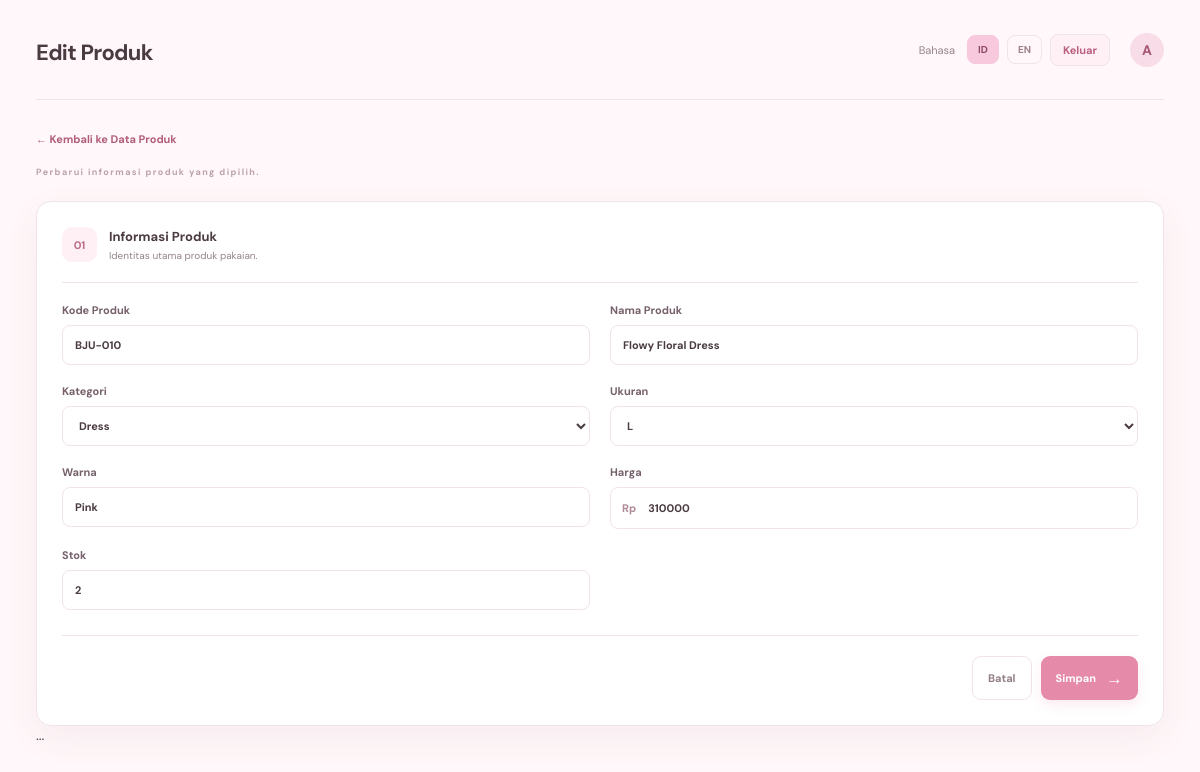
The page /edit.php?id=21 (signed in) on the database its author committed.
### tables this page shows
CREATE TABLE `produk` (
  `id` int(11) NOT NULL,
  `kode` varchar(20) NOT NULL,
  `nama` varchar(100) NOT NULL,
  `kategori` varchar(50) NOT NULL,
  `ukuran` varchar(10) NOT NULL,
  `warna` varchar(30) NOT NULL,
  `harga` int(11) NOT NULL,
  `stok` int(11) NOT NULL DEFAULT 0,
  `foto` varchar(255) DEFAULT NULL,
  `created_at` timestamp NOT NULL DEFAULT current_timestamp()
);

### includes/bahasa.php (called while the page is built, shortened)
<?php
function t($key) {
    global $kamus;
    $lang = $_SESSION["lang"] ?? "id";
    return $kamus[$lang][$key] ?? $key;
}
function e($value) {
    return htmlspecialchars((string)$value, ENT_QUOTES, "UTF-8");
}
function category_label($category) {
    $keys = ["Kemeja"=>"cat_shirt", "Dress"=>"cat_dress", "Kaos"=>"cat_tshirt", "Rok"=>"cat_skirt", "Celana"=>"cat_pants", "Hijab"=>"cat_hijab"];
    return isset($keys[$category]) ? t($keys[$category]) : $category;
}
function size_label($size) {
    return $size === "All Size" ? t("size_all") : $size;
}

### edit.php (the view, shortened to what this page needs)
<?php
require_once "includes/bahasa.php";
require_once "config/koneksi.php";
$id = filter_input(INPUT_GET, "id", FILTER_VALIDATE_INT);
$stmt = $pdo->prepare("SELECT * FROM produk WHERE id = :id");
$stmt->execute([":id" => $id]);
$produk_lama = $stmt->fetch();
$kategori_list = ["Kemeja", "Dress", "Kaos", "Rok", "Celana", "Hijab"];
$ukuran_list = ["S", "M", "L", "XL", "XXL", "All Size"];
$data = [
    "kode" => $produk_lama["kode"],
    "nama" => $produk_lama["nama"],
    "kategori" => $produk_lama["kategori"],
    "ukuran" => $produk_lama["ukuran"],
    "warna" => $produk_lama["warna"],
    "harga" => $produk_lama["harga"],
    "stok" => $produk_lama["stok"]
];
require "includes/header.php";
?>
<div class="form-page-head">
    <a class="back-link" href="index.php">← <?= e(t("back_to_products")) ?></a>
    <p class="muted"><?= e(t("update_intro")) ?></p>
</div>
<div class="panel form-panel">
    <form method="POST" class="product-form">
        <div class="form-section-title">
            <span>01</span>
            <div>
                <strong><?= e(t("form_section")) ?></strong>
                <small><?= e(t("form_section_desc")) ?></small>
            </div>
        </div>
        <div class="form-grid">
            <label>
                <?= e(t("code")) ?>
                <input name="kode" required maxlength="20"
                       value="<?= e($data["kode"]) ?>">
            </label>
            <label>
                <?= e(t("name")) ?>
                <input name="nama" required maxlength="100"
                       value="<?= e($data["nama"]) ?>">
            </label>
            <label>
                <?= e(t("category")) ?>
                <select name="kategori" required>
                    <?php foreach ($kategori_list as $x): ?>
                        <option <?= $data["kategori"] === $x ? "selected" : "" ?>
                                value="<?= e($x) ?>">
                            <?= e(category_label($x)) ?>
                        </option>
                    <?php endforeach; ?>
                </select>
            </label>
            <label>
                <?= e(t("size")) ?>
                <select name="ukuran" required>
                    <?php foreach ($ukuran_list as $x): ?>
                        <option <?= $data["ukuran"] === $x ? "selected" : "" ?>
                                value="<?= e($x) ?>">
                            <?= e(size_label($x)) ?>
                        </option>
                    <?php endforeach; ?>
                </select>
            </label>
            <label>
                <?= e(t("color")) ?>
                <input name="warna" required maxlength="30"
                       value="<?= e($data["warna"]) ?>">
            </label>
            <label>
                <?= e(t("price")) ?>
                <div class="input-prefix">
                    <span><?= e(t("currency")) ?></span>
                    <input type="number" name="harga" min="0" step="1"
                           required value="<?= e($data["harga"]) ?>">
                </div>
            </label>
            <label>
                <?= e(t("stock")) ?>
                <input type="number" name="stok" min="0" step="1"
                       required value="<?= e($data["stok"]) ?>">
            </label>
        </div>
        <div class="form-actions">
            <a class="btn btn-ghost" href="index.php">
                <?= e(t("cancel")) ?>
            </a>
            <button class="btn btn-primary" type="submit">
                <?= e(t("save")) ?> <span>→</span>
            </button>
        </div>
    </form>
</div>
<?php require "includes/footer.php"; ?>

### assets/style.css (style rules this page uses)
:root { --bg:#FFF7F9;--pink:#F8C8DC;--accent:#E58AA8;--accent-dark:#cc6689;--text:#4A3B42;--muted:#95838b;--white:#FFFFFF;--line:#F1E3E8;--green:#4f9478;--red:#c85c72;--shadow:0 12px 36px rgba(121,67,87,.06) }
* { box-sizing:border-box }
body { margin:0;background:var(--bg);color:var(--text);font-family:'DM Sans',sans-serif;font-size:14px }
a { color:inherit;text-decoration:none }
button,input,select { font:inherit }
.welcome-row p,.form-page-head p { margin:0 }
.muted { color:var(--muted);font-size:12px;line-height:1.6 }
.btn { display:inline-flex;justify-content:center;align-items:center;gap:10px;border:0;border-radius:9px;padding:11px 15px;font-size:11px;font-weight:700;cursor:pointer;transition:.2s;white-space:nowrap }
.btn span { font-size:17px }
.btn-primary { background:var(--accent);color:white;box-shadow:0 5px 12px #e58aa82b }
.btn-ghost { background:#fff;color:#927e87;border:1px solid var(--line) }
.panel { background:#fff;border:1px solid #f0e4e8;border-radius:15px;box-shadow:var(--shadow);overflow:hidden }
.search-form select,.form-grid select,.form-grid input { background:#fff;border:1px solid var(--line);border-radius:8px;padding:11px 12px;outline:none;color:var(--text);font-size:11px;width:100%;min-width:0 }
.form-page-head { margin:2px 0 22px }
.back-link { font-size:11px;color:#b15e7c;font-weight:700;display:inline-block;margin-bottom:19px }
.form-page-head .muted:first-of-type { font-size:9px;letter-spacing:1.4px;font-weight:700;color:#bba2ad;margin-bottom:6px }
.form-panel { padding:25px }
.form-section-title { display:flex;align-items:center;gap:12px;padding-bottom:20px;border-bottom:1px solid var(--line);margin-bottom:20px }
.form-section-title>span { width:35px;height:35px;border-radius:10px;background:#fff0f5;display:flex;align-items:center;justify-content:center;color:#bc6b89;font-weight:700;font-size:11px }
.form-section-title strong,.form-section-title small { display:block }
.form-section-title strong { font-size:13px }
.form-section-title small { font-size:10px;color:var(--muted);margin-top:4px }
.form-grid { display:grid;grid-template-columns:repeat(2,minmax(0,1fr));gap:19px 20px }
.form-grid label,.form-stack label { font-size:11px;font-weight:700;color:#76616c;display:block }
.form-grid input,.form-grid select { display:block;margin-top:8px;height:40px }
.input-prefix { display:flex;align-items:center;border:1px solid var(--line);border-radius:8px;margin-top:8px;padding-left:11px;color:#b18a9a;font-size:11px }
.input-prefix input { border:0;margin:0!important }
.form-actions { display:flex;justify-content:flex-end;gap:9px;border-top:1px solid var(--line);padding-top:20px;margin-top:25px }

### rows shown on the page
produk: kode "BJU-010", nama "Flowy Floral Dress", warna "Pink", harga "310000", stok "2"

### other values the page prints
$page_title "Edit Produk"
t("language") "Bahasa"
t("logout") "Keluar"
substr($_SESSION["user"]["nama"] ?? "A", 0, 1) "A"
t("back_to_products") "Kembali ke Data Produk"
t("update_intro") "Perbarui informasi produk yang dipilih."
t("form_section") "Informasi Produk"
t("form_section_desc") "Identitas utama produk pakaian."
t("code") "Kode Produk"
t("name") "Nama Produk"
t("category") "Kategori"
t("size") "Ukuran"
t("color") "Warna"
t("price") "Harga"
t("currency") "Rp"
